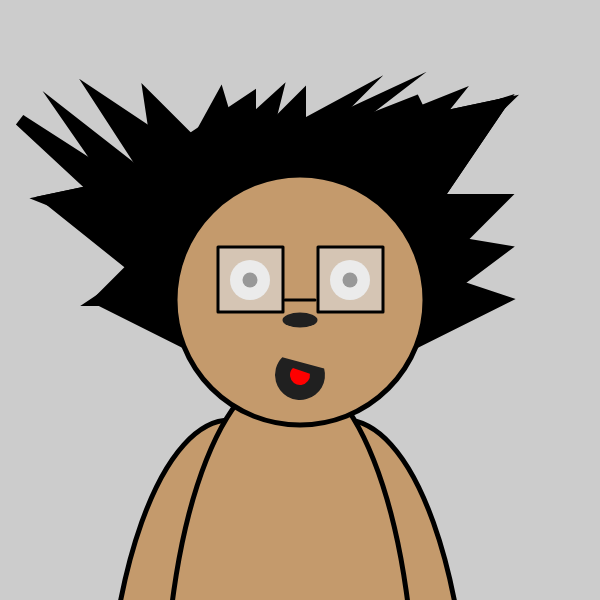
Frame 1 (no input)
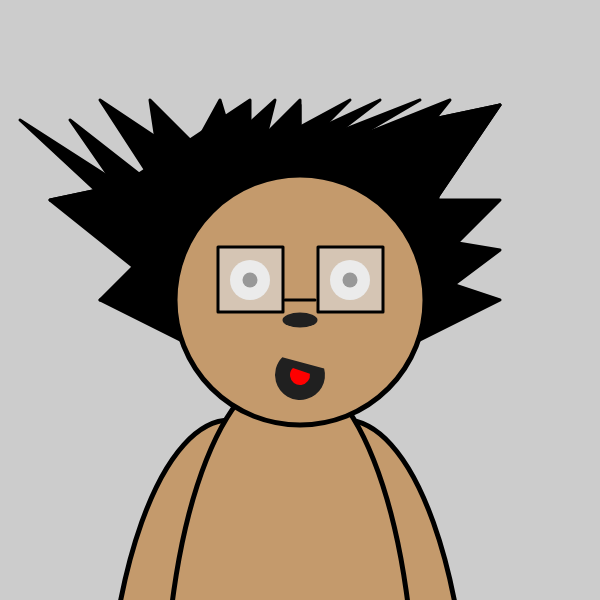
Frame 60 (no input)
Frame 120 (the mouse pressed at the canvas centre since frame 60): identical to frame 60, image omitted

The p5.js sketch that drew these frames (run headless with seeded random() and noise() and a simulated clock; from frame 60 on, the mouse is pressed at the canvas centre):

// p5.js sketch
// ── sketch.js
function setup() {
createCanvas(600, 600);
strokeWeight(12);
}
function draw() {
background(204);

fill(0, 0, 0);
rect(158, 165, 280, 150);
triangle(250,350,200,200,450,100);
triangle(300,400,200,200,500,200);
triangle(300,400,200,200,500,250);
triangle(300,400,200,200,500,300);
triangle(300,400,200,200,500,105);
triangle(300,200,200,200,300,105);
triangle(165,200,100,100,250,200);
triangle(165,200,150,100,250,200);
triangle(165,200,220,100,250,200);
triangle(165,200,275,100,250,200);
triangle(165,200,350,100,250,200);
triangle(165,200,420,100,250,200);
triangle(165,200,380,100,250,200);
triangle(100,200,250,100,250,200);
triangle(70,120,160,250,300,300);
triangle(20,120,160,250,300,300);
triangle(300,400,50,200,500,105);
triangle(300,300,50,200,500,105);

triangle(100,300,300,400,300,100);
triangle(200,300,100,300,250,200);





fill(196, 154, 108);
strokeWeight(5);
strokeJoin(ROUND);

ellipse (230, 770, 250, 700);; //left arm
ellipse (345, 770, 250, 700);; //right arm
ellipse (290, 720, 250, 700);; //body
ellipse(300, 300, 250, 250); //head

strokeWeight(0);
fill(32, 32, 32);
arc(300, 375, 50, 50, 50, PI + QUARTER_PI, CHORD);

fill(255, 0, 0);
arc(300, 375, 20, 20, 25, PI + QUARTER_PI, CHORD);


fill(255, 255, 255);
ellipse(250, 280, 40, 40); //left eye
ellipse(350, 280, 40, 40); //right eye


fill(32, 32, 32);
ellipse(250, 280, 15, 15); //left eye
ellipse(350, 280, 15, 15); //right eye



ellipse(300, 320, 35, 15); //nose

strokeWeight(3);
fill(224, 224, 224, 160);
rect(218, 247, 65, 65); //left glasses
rect(318, 247, 65, 65); //right glasses
line(285, 300, 315, 300);



}

// ── p5js-temp-sketch7895362231143858288.js
function setup() {
createCanvas(600, 600);
strokeWeight(12);
}
function draw() {
background(204);

fill(0, 0, 0);
rect(158, 165, 280, 150);
triangle(250,350,200,200,450,100);
triangle(300,400,200,200,500,200);
triangle(300,400,200,200,500,250);
triangle(300,400,200,200,500,300);
triangle(300,400,200,200,500,105);
triangle(300,200,200,200,300,105);
triangle(165,200,100,100,250,200);
triangle(165,200,150,100,250,200);
triangle(165,200,220,100,250,200);
triangle(165,200,275,100,250,200);
triangle(165,200,350,100,250,200);
triangle(165,200,420,100,250,200);
triangle(165,200,380,100,250,200);
triangle(100,200,250,100,250,200);
triangle(70,120,160,250,300,300);
triangle(20,120,160,250,300,300);
triangle(300,400,50,200,500,105);
triangle(300,300,50,200,500,105);

triangle(100,300,300,400,300,100);
triangle(200,300,100,300,250,200);





fill(196, 154, 108);
strokeWeight(5);
strokeJoin(ROUND);

ellipse (230, 770, 250, 700);; //left arm
ellipse (345, 770, 250, 700);; //right arm
ellipse(200,300,90,90); //left ear
ellipse(400,300,90,90); //right ear

fill(244, 244, 244);
ellipse (290, 720, 250, 700); //body


fill(196, 154, 108);
ellipse(299,360,130,165);//neck

fill(196, 154, 108);
ellipse(300, 300, 250, 250); //head


strokeWeight(0);
fill(32, 32, 32);
arc(300, 375, 50, 50, 50, PI + QUARTER_PI, CHORD);

fill(255, 0, 0);
arc(300, 375, 20, 20, 25, PI + QUARTER_PI, CHORD);


fill(255, 255, 255);
ellipse(250, 280, 40, 40); //left eye
ellipse(350, 280, 40, 40); //right eye


fill(32, 32, 32);
ellipse(250, 280, 15, 15); //left eye
ellipse(350, 280, 15, 15); //right eye



ellipse(300, 320, 35, 15); //nose

strokeWeight(3);
fill(224, 224, 224, 160);
rect(218, 247, 65, 65); //left glasses
rect(318, 247, 65, 65); //right glasses
line(285, 300, 315, 300);



}
